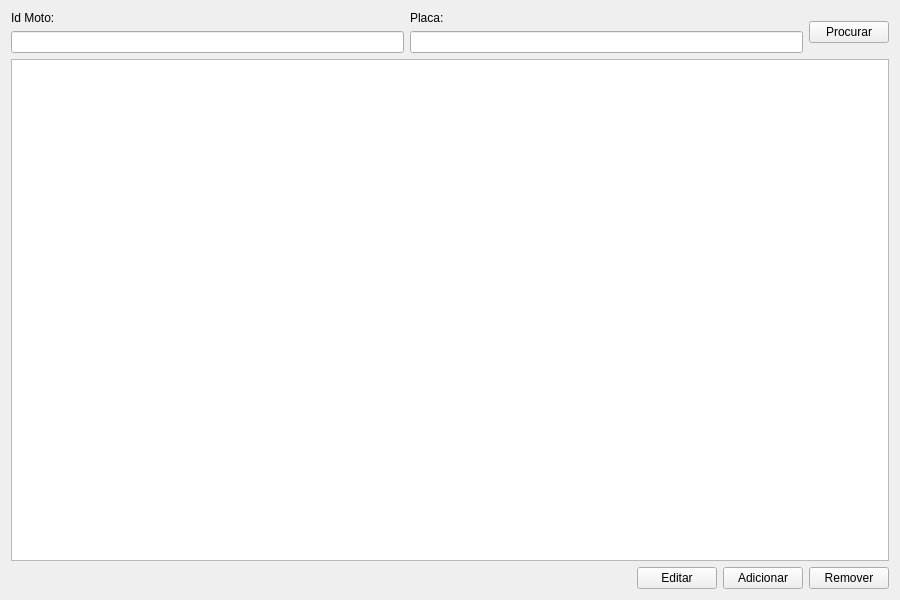
<?xml version="1.0" encoding="UTF-8"?>
<ui version="4.0">
 <class>querymanutecoes</class>
 <widget class="QWidget" name="querymanutecoes">
  <property name="geometry">
   <rect>
    <x>0</x>
    <y>0</y>
    <width>900</width>
    <height>600</height>
   </rect>
  </property>
  <property name="sizePolicy">
   <sizepolicy hsizetype="Minimum" vsizetype="Preferred">
    <horstretch>0</horstretch>
    <verstretch>0</verstretch>
   </sizepolicy>
  </property>
  <property name="minimumSize">
   <size>
    <width>900</width>
    <height>600</height>
   </size>
  </property>
  <property name="maximumSize">
   <size>
    <width>900</width>
    <height>600</height>
   </size>
  </property>
  <property name="windowTitle">
   <string>Form</string>
  </property>
  <layout class="QVBoxLayout" name="verticalLayout_4">
   <item>
    <layout class="QHBoxLayout" name="horizontalLayout_2">
     <item>
      <layout class="QVBoxLayout" name="verticalLayout">
       <item>
        <widget class="QLabel" name="label">
         <property name="text">
          <string>Id Moto:</string>
         </property>
        </widget>
       </item>
       <item>
        <widget class="QLineEdit" name="line_id_moto"/>
       </item>
      </layout>
     </item>
     <item>
      <layout class="QVBoxLayout" name="verticalLayout_2">
       <item>
        <widget class="QLabel" name="label_2">
         <property name="text">
          <string>Placa:</string>
         </property>
        </widget>
       </item>
       <item>
        <widget class="QLineEdit" name="line_placa"/>
       </item>
      </layout>
     </item>
     <item>
      <widget class="QPushButton" name="btn_search">
       <property name="text">
        <string>Procurar</string>
       </property>
      </widget>
     </item>
    </layout>
   </item>
   <item>
    <widget class="QTableWidget" name="tableWidget"/>
   </item>
   <item>
    <layout class="QVBoxLayout" name="verticalLayout_3">
     <item>
      <layout class="QHBoxLayout" name="horizontalLayout">
       <item>
        <spacer name="horizontalSpacer">
         <property name="orientation">
          <enum>Qt::Horizontal</enum>
         </property>
         <property name="sizeHint" stdset="0">
          <size>
           <width>40</width>
           <height>20</height>
          </size>
         </property>
        </spacer>
       </item>
       <item>
        <widget class="QPushButton" name="btn_editar">
         <property name="text">
          <string>Editar</string>
         </property>
        </widget>
       </item>
       <item>
        <widget class="QPushButton" name="btn_add">
         <property name="maximumSize">
          <size>
           <width>900</width>
           <height>600</height>
          </size>
         </property>
         <property name="text">
          <string>Adicionar</string>
         </property>
        </widget>
       </item>
       <item>
        <widget class="QPushButton" name="btn_remove">
         <property name="text">
          <string>Remover</string>
         </property>
        </widget>
       </item>
      </layout>
     </item>
    </layout>
   </item>
  </layout>
 </widget>
 <resources/>
 <connections/>
</ui>
